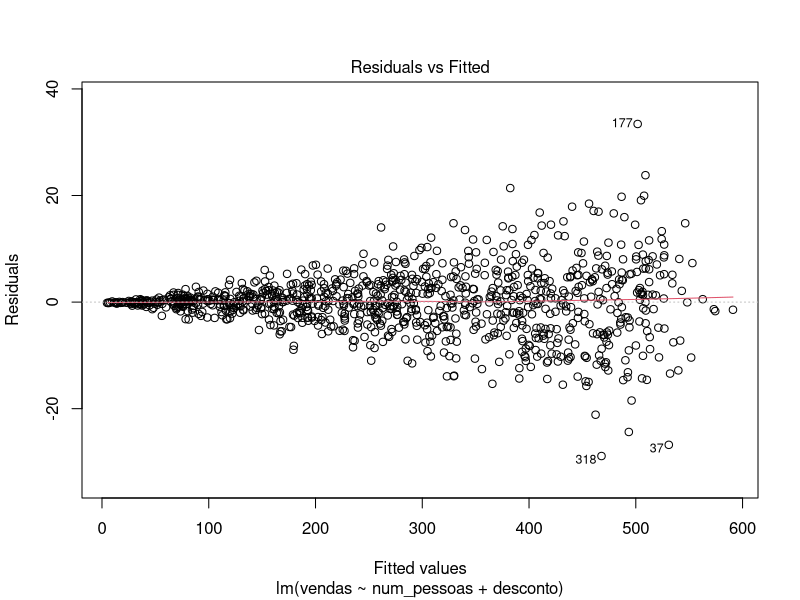
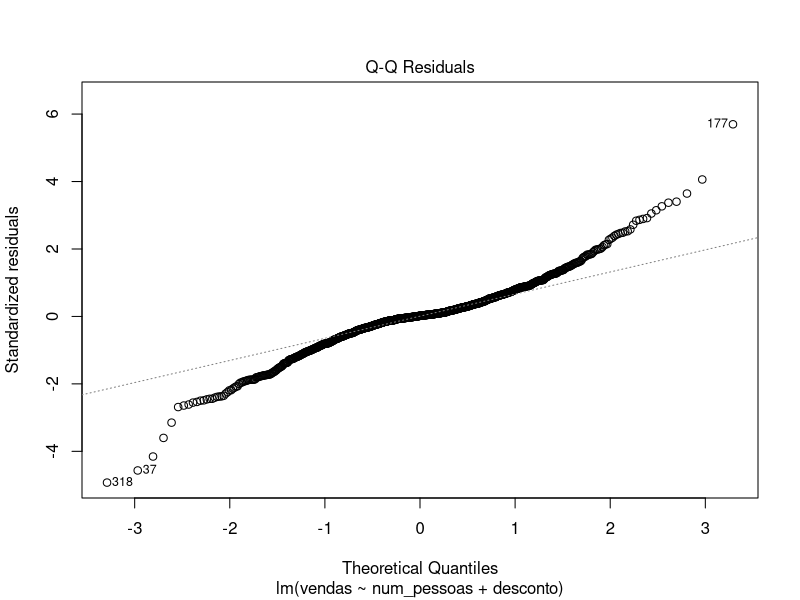
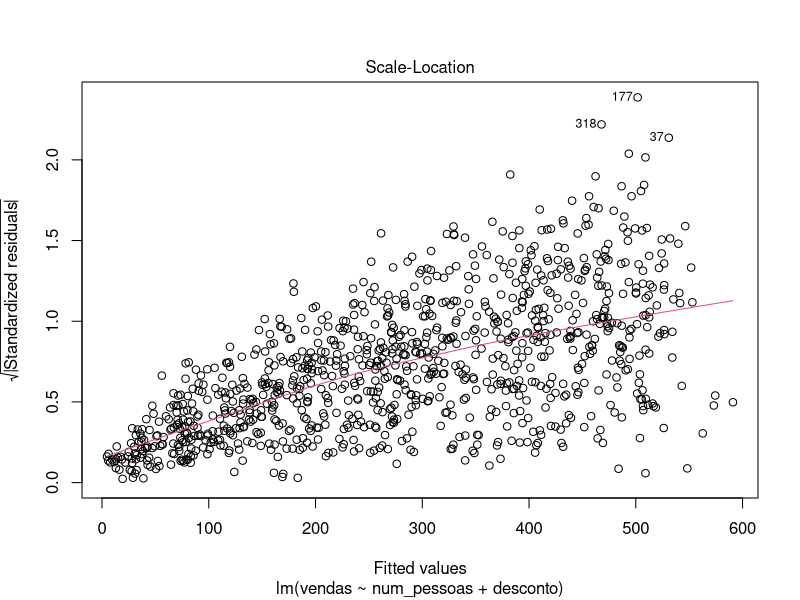
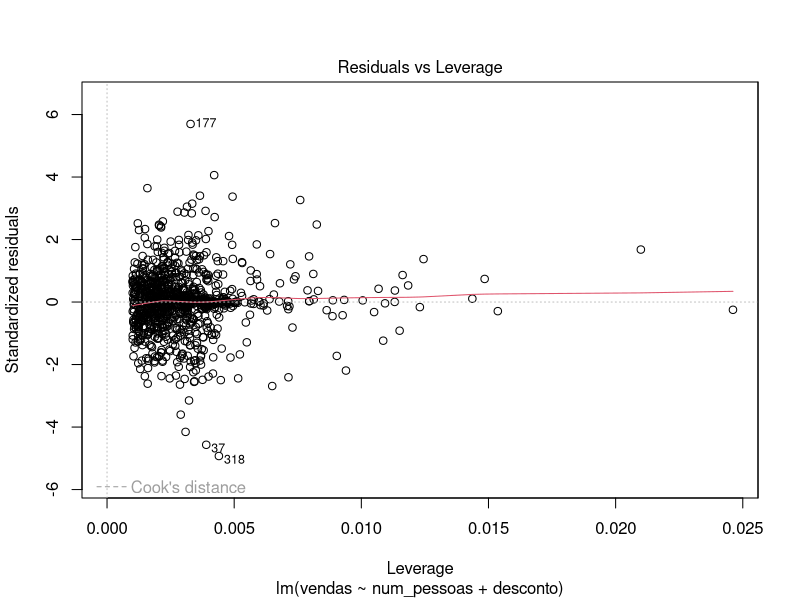
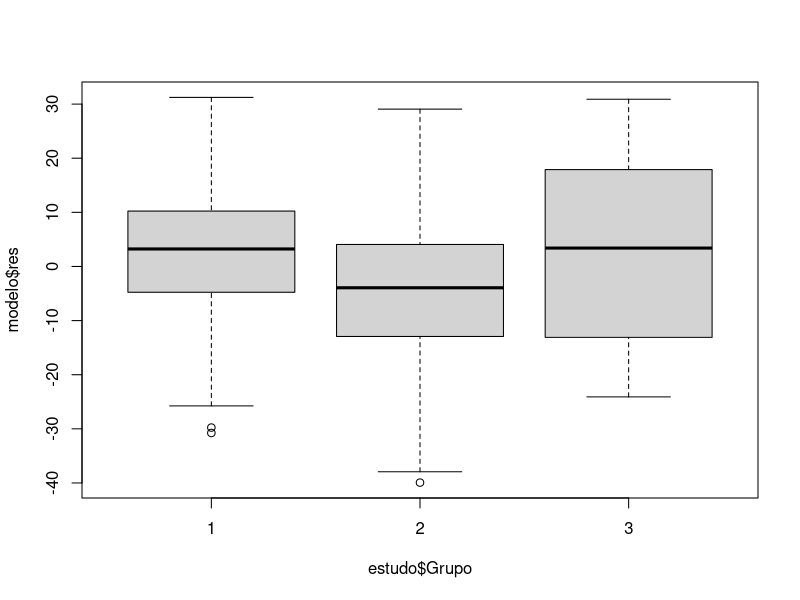

Write R code to recreate these figures, in order.
# Testando a Homocedasticidade

# Definindo o diretório de trabalho
# setwd("~/Dropbox/DSA/AnaliseEstatisticaII/Cap05")
# getwd()

##### Primeiro Exemplo ##### 

# No exemplo a seguir, carregaremos um conjunto de dados contendo preços de casas e 
# diversas variáveis. 

# Direcionaremos nossa atenção para a primeira suposição que definimos anteriormente 
# (que os resíduos devem ser homocedásticos: em outras palavras, ter a mesma variância).

# Carregando os dados
dados = read.csv("dados/shopping.csv")
View(dados)

# Criando o modelo
modelo = lm(vendas ~ num_pessoas + desconto, data = dados) 
summary(modelo)

# Podemos direcionar nossa atenção para o primeiro plot (Residuais vs Ajustados). 
# É evidente que a variabilidade aumenta à medida que os valores ajustados aumentam. 
# Isso é uma violação de nossa suposição de homoscedasticidade. 
# A variância não é constante.
plot(modelo) 

# Podemos usar outra ferramenta para nossa análise. 
# O Teste Breusch-Pagan pode ser usado para testar a hipótese nula de que a variância 
# é constante. Usamos a biblioteca lmtest com a função bptest.
# Pacote para teste do modelo
install.packages("lmtest")
library(lmtest)

# Teste
?bptest
bptest(modelo) 

# Obtemos um valor-p muito pequeno
# Rejeitamos a hipótese nula de que os resíduos são homocedásticos.


##### Segundo Exemplo ##### 

# Em análise de variância (ANOVA), há um pressuposto que deve ser atendido que é de 
# os erros devem ter variância comum, ou seja, homocedasticidade. 

# Isso implica que cada variável que se está sendo comparada pelo teste F, 
# deve ter aproximadamente a mesma variância para que a ANOVA tenha validade. 

# Quando este pressuposto não é atendido dizemos que as variâncias não são homogêneas, 
# ou ainda, que existe heterocedasticidade.

# A verificação deste pressuposto também pode ser verificado graficamente através 
# do boxplot para os tratamentos vs resíduos. Se existir homocedasticidade espera-se 
# que os boxplots sejam semelhantes.

# Veja o seguinte exemplo, os dados abaixo são provenientes de um experimento em que 
# se deseja verificar se há diferença entre as práticas parentais com relação a três 
# grupos de crianças. 

# O primeiro grupo é de crianças com síndrome de down, o segundo grupo é de 
# crianças com síndrome de down em que os pais recebem orientção sobre práticas 
# parentais para este grupo especial e o terceiro grupo de crianças que não possuem 
# síndrome de down. 

# Para medir as práticas parentais há um instrumento psicológico que gera um escore 
# em que os resultados estão guardados na variável PP.

# Carregando os dados
estudo <- read.csv2('dados/estudo.csv', h = T)
View(estudo)
str(estudo)

# Visualizando como fator (categoria)
summary(factor(estudo$Grupo))

# ANOVA
?aov
modelo <- aov(estudo$PP ~ estudo$Grupo)
summary(modelo)

# A análise de variância nos diz que não há diferença entre a média dos escores 
# de práticas parentais entre os três grupo de crianças. Mas para que este resultado 
# seja válido precisamos verificar alguns pressupostos tais como independência, 
# normalidade e homocedasticidade dos erros. 

# Como aqui o foco é homocedasticidade, verificaremos apenas este último.

# Como temos um número diferente de crianças em cada grupo iremos usar o 
# Teste de Bartlett. Se houvesse número igual de crianças ou número de 
# repetições iguais em cada tratamento, além do Teste de Bartlett, poderíamos usar o 
# Teste de Hartley. 

# Lembrando que estamos testando a hipótese nula das variâncias serem iguais.

# H0 - A variância dos resíduos é constante
# H1 - A variância dos resíduos não é constante

# Boxplot
# Se existir homocedasticidade espera-se que os boxplots sejam semelhantes.
boxplot(modelo$res ~ estudo$Grupo)

# Teste de Bartlett
?bartlett.test
bartlett.test(modelo$res ~ estudo$Grupo)

# Notamos que o teste confirma o que o boxplot nos sugere, homogeneidade das variâncias.
# Não rejeitamos a hipótese nula.


